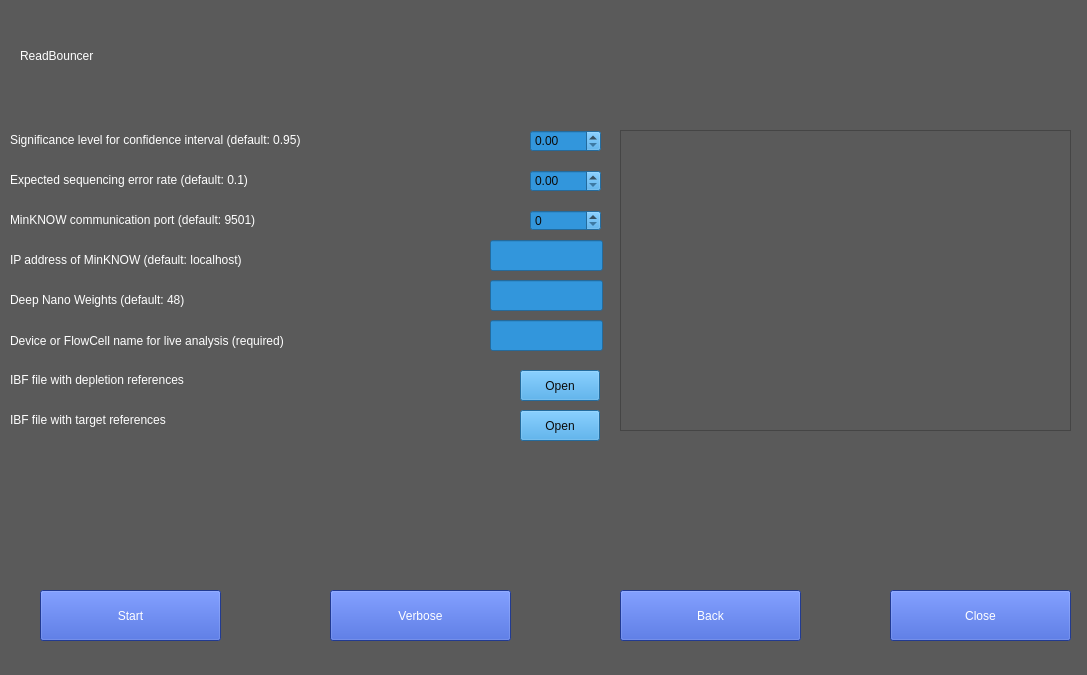
<?xml version="1.0" encoding="UTF-8"?>
<ui version="4.0">
 <class>live_deplete_mainwindow</class>
 <widget class="QDialog" name="live_deplete_mainwindow">
  <property name="geometry">
   <rect>
    <x>0</x>
    <y>0</y>
    <width>1087</width>
    <height>675</height>
   </rect>
  </property>
  <property name="maximumSize">
   <size>
    <width>1087</width>
    <height>675</height>
   </size>
  </property>
  <property name="windowTitle">
   <string>Live Classification and Rejection </string>
  </property>
  <property name="styleSheet">
   <string notr="true">background-color: rgb(90, 90, 90);</string>
  </property>
  <widget class="QPushButton" name="pushButton">
   <property name="geometry">
    <rect>
     <x>1160</x>
     <y>640</y>
     <width>151</width>
     <height>31</height>
    </rect>
   </property>
   <property name="styleSheet">
    <string notr="true">background-color: rgb(46, 81, 204);
color: rgb(255, 255, 255);
font: 75 10pt &quot;MS Shell Dlg 2&quot;;
border-color: rgb(170, 255, 0);</string>
   </property>
   <property name="text">
    <string>Close</string>
   </property>
  </widget>
  <widget class="QPushButton" name="pushButton_8">
   <property name="geometry">
    <rect>
     <x>520</x>
     <y>410</y>
     <width>80</width>
     <height>31</height>
    </rect>
   </property>
   <property name="styleSheet">
    <string notr="true">color: rgb(11, 11, 11);
background-color: rgb(50, 150, 220);
font: 75 10pt &quot;MS Shell Dlg 2&quot;;</string>
   </property>
   <property name="text">
    <string>Open</string>
   </property>
  </widget>
  <widget class="QDoubleSpinBox" name="doubleSpinBox_2">
   <property name="geometry">
    <rect>
     <x>530</x>
     <y>170</y>
     <width>71</width>
     <height>22</height>
    </rect>
   </property>
   <property name="styleSheet">
    <string notr="true">color: rgb(11, 11, 11);
background-color: rgb(50, 150, 220);</string>
   </property>
  </widget>
  <widget class="QSpinBox" name="spinBox_3">
   <property name="geometry">
    <rect>
     <x>530</x>
     <y>210</y>
     <width>71</width>
     <height>21</height>
    </rect>
   </property>
   <property name="styleSheet">
    <string notr="true">color: rgb(11, 11, 11);
background-color: rgb(50, 150, 220);</string>
   </property>
   <property name="maximum">
    <number>100000000</number>
   </property>
  </widget>
  <widget class="QLabel" name="label_3">
   <property name="geometry">
    <rect>
     <x>10</x>
     <y>130</y>
     <width>511</width>
     <height>20</height>
    </rect>
   </property>
   <property name="styleSheet">
    <string notr="true">color: rgb(255, 255, 255);
font: 75 10pt &quot;MS Shell Dlg 2&quot;;</string>
   </property>
   <property name="text">
    <string>Significance level for confidence interval (default: 0.95)</string>
   </property>
  </widget>
  <widget class="QPushButton" name="pushButton_7">
   <property name="geometry">
    <rect>
     <x>330</x>
     <y>590</y>
     <width>181</width>
     <height>51</height>
    </rect>
   </property>
   <property name="styleSheet">
    <string notr="true">background-color: rgb(46, 81, 204);
color: rgb(255, 255, 255);
font: 75 10pt &quot;MS Shell Dlg 2&quot;;
border-color: rgb(170, 255, 0);</string>
   </property>
   <property name="text">
    <string>Verbose</string>
   </property>
  </widget>
  <widget class="QPushButton" name="pushButton_3">
   <property name="geometry">
    <rect>
     <x>890</x>
     <y>590</y>
     <width>181</width>
     <height>51</height>
    </rect>
   </property>
   <property name="styleSheet">
    <string notr="true">background-color: rgb(46, 81, 204);
color: rgb(255, 255, 255);
font: 75 10pt &quot;MS Shell Dlg 2&quot;;
border-color: rgb(170, 255, 0);</string>
   </property>
   <property name="text">
    <string>Close</string>
   </property>
  </widget>
  <widget class="QLabel" name="label_4">
   <property name="geometry">
    <rect>
     <x>10</x>
     <y>170</y>
     <width>461</width>
     <height>20</height>
    </rect>
   </property>
   <property name="styleSheet">
    <string notr="true">color: rgb(255, 255, 255);
font: 75 10pt &quot;MS Shell Dlg 2&quot;;</string>
   </property>
   <property name="text">
    <string>Expected sequencing error rate (default: 0.1)</string>
   </property>
  </widget>
  <widget class="QLabel" name="label_9">
   <property name="geometry">
    <rect>
     <x>10</x>
     <y>410</y>
     <width>461</width>
     <height>20</height>
    </rect>
   </property>
   <property name="styleSheet">
    <string notr="true">color: rgb(255, 255, 255);
font: 75 10pt &quot;MS Shell Dlg 2&quot;;</string>
   </property>
   <property name="text">
    <string>IBF file with target references</string>
   </property>
  </widget>
  <widget class="QDoubleSpinBox" name="doubleSpinBox">
   <property name="geometry">
    <rect>
     <x>530</x>
     <y>130</y>
     <width>71</width>
     <height>22</height>
    </rect>
   </property>
   <property name="styleSheet">
    <string notr="true">color: rgb(11, 11, 11);
background-color: rgb(50, 150, 220);</string>
   </property>
  </widget>
  <widget class="QPushButton" name="pushButton_4">
   <property name="geometry">
    <rect>
     <x>40</x>
     <y>590</y>
     <width>181</width>
     <height>51</height>
    </rect>
   </property>
   <property name="styleSheet">
    <string notr="true">background-color: rgb(46, 81, 204);
color: rgb(255, 255, 255);
font: 75 10pt &quot;MS Shell Dlg 2&quot;;
border-color: rgb(170, 255, 0);</string>
   </property>
   <property name="text">
    <string>Start</string>
   </property>
  </widget>
  <widget class="QPushButton" name="pushButton_5">
   <property name="geometry">
    <rect>
     <x>520</x>
     <y>370</y>
     <width>80</width>
     <height>31</height>
    </rect>
   </property>
   <property name="styleSheet">
    <string notr="true">color: rgb(11, 11, 11);
background-color: rgb(50, 150, 220);
font: 75 10pt &quot;MS Shell Dlg 2&quot;;</string>
   </property>
   <property name="text">
    <string>Open</string>
   </property>
  </widget>
  <widget class="QLabel" name="label_5">
   <property name="geometry">
    <rect>
     <x>10</x>
     <y>210</y>
     <width>461</width>
     <height>20</height>
    </rect>
   </property>
   <property name="styleSheet">
    <string notr="true">color: rgb(255, 255, 255);
font: 75 10pt &quot;MS Shell Dlg 2&quot;;</string>
   </property>
   <property name="text">
    <string>MinKNOW communication port (default: 9501)</string>
   </property>
  </widget>
  <widget class="QLabel" name="label_8">
   <property name="geometry">
    <rect>
     <x>10</x>
     <y>370</y>
     <width>461</width>
     <height>20</height>
    </rect>
   </property>
   <property name="styleSheet">
    <string notr="true">color: rgb(255, 255, 255);
font: 75 10pt &quot;MS Shell Dlg 2&quot;;</string>
   </property>
   <property name="text">
    <string>IBF file with depletion references</string>
   </property>
  </widget>
  <widget class="QTextEdit" name="text1">
   <property name="geometry">
    <rect>
     <x>620</x>
     <y>130</y>
     <width>451</width>
     <height>301</height>
    </rect>
   </property>
   <property name="styleSheet">
    <string notr="true">color: rgb(255, 255, 255);
font: 75 10pt &quot;MS Shell Dlg 2&quot;;</string>
   </property>
   <property name="html">
    <string>&lt;!DOCTYPE HTML PUBLIC &quot;-//W3C//DTD HTML 4.0//EN&quot; &quot;http://www.w3.org/TR/REC-html40/strict.dtd&quot;&gt;
&lt;html&gt;&lt;head&gt;&lt;meta name=&quot;qrichtext&quot; content=&quot;1&quot; /&gt;&lt;style type=&quot;text/css&quot;&gt;
p, li { white-space: pre-wrap; }
&lt;/style&gt;&lt;/head&gt;&lt;body style=&quot; font-family:'MS Shell Dlg 2'; font-size:10pt; font-weight:72; font-style:normal;&quot;&gt;
&lt;p style=&quot;-qt-paragraph-type:empty; margin-top:0px; margin-bottom:0px; margin-left:0px; margin-right:0px; -qt-block-indent:0; text-indent:0px;&quot;&gt;&lt;br /&gt;&lt;/p&gt;&lt;/body&gt;&lt;/html&gt;</string>
   </property>
  </widget>
  <widget class="QLabel" name="label_12">
   <property name="geometry">
    <rect>
     <x>10</x>
     <y>290</y>
     <width>481</width>
     <height>20</height>
    </rect>
   </property>
   <property name="styleSheet">
    <string notr="true">color: rgb(255, 255, 255);
font: 75 10pt &quot;MS Shell Dlg 2&quot;;</string>
   </property>
   <property name="text">
    <string>Deep Nano Weights (default: 48)</string>
   </property>
  </widget>
  <widget class="QLineEdit" name="lineEdit">
   <property name="geometry">
    <rect>
     <x>490</x>
     <y>280</y>
     <width>113</width>
     <height>31</height>
    </rect>
   </property>
   <property name="styleSheet">
    <string notr="true">color: rgb(11, 11, 11);
background-color: rgb(50, 150, 220);
font: 75 10pt &quot;MS Shell Dlg 2&quot;;</string>
   </property>
   <property name="text">
    <string/>
   </property>
  </widget>
  <widget class="QLabel" name="label_13">
   <property name="geometry">
    <rect>
     <x>10</x>
     <y>330</y>
     <width>461</width>
     <height>21</height>
    </rect>
   </property>
   <property name="styleSheet">
    <string notr="true">color: rgb(255, 255, 255);
font: 75 10pt &quot;MS Shell Dlg 2&quot;;</string>
   </property>
   <property name="text">
    <string>Device or FlowCell name for live analysis (required)</string>
   </property>
  </widget>
  <widget class="QLineEdit" name="lineEdit_2">
   <property name="geometry">
    <rect>
     <x>490</x>
     <y>320</y>
     <width>113</width>
     <height>31</height>
    </rect>
   </property>
   <property name="styleSheet">
    <string notr="true">color: rgb(11, 11, 11);
background-color: rgb(50, 150, 220);
font: 75 10pt &quot;MS Shell Dlg 2&quot;;</string>
   </property>
   <property name="text">
    <string/>
   </property>
  </widget>
  <widget class="QLabel" name="label_14">
   <property name="geometry">
    <rect>
     <x>10</x>
     <y>250</y>
     <width>461</width>
     <height>20</height>
    </rect>
   </property>
   <property name="styleSheet">
    <string notr="true">color: rgb(255, 255, 255);
font: 75 10pt &quot;MS Shell Dlg 2&quot;;</string>
   </property>
   <property name="text">
    <string>IP address of MinKNOW (default: localhost)</string>
   </property>
  </widget>
  <widget class="QLineEdit" name="lineEdit_3">
   <property name="geometry">
    <rect>
     <x>490</x>
     <y>240</y>
     <width>113</width>
     <height>31</height>
    </rect>
   </property>
   <property name="styleSheet">
    <string notr="true">color: rgb(11, 11, 11);
background-color: rgb(50, 150, 220);
font: 75 10pt &quot;MS Shell Dlg 2&quot;;</string>
   </property>
   <property name="text">
    <string/>
   </property>
  </widget>
  <widget class="QLabel" name="label_6">
   <property name="geometry">
    <rect>
     <x>20</x>
     <y>30</y>
     <width>191</width>
     <height>51</height>
    </rect>
   </property>
   <property name="styleSheet">
    <string notr="true">color: rgb(255, 255, 255);
font: 75 10pt &quot;MS Shell Dlg 2&quot;;
font: 15pt &quot;Segoe UI Symbol&quot;;</string>
   </property>
   <property name="text">
    <string>ReadBouncer</string>
   </property>
  </widget>
  <widget class="QPushButton" name="pushButton_6">
   <property name="geometry">
    <rect>
     <x>620</x>
     <y>590</y>
     <width>181</width>
     <height>51</height>
    </rect>
   </property>
   <property name="styleSheet">
    <string notr="true">background-color: rgb(46, 81, 204);
color: rgb(255, 255, 255);
font: 75 10pt &quot;MS Shell Dlg 2&quot;;
border-color: rgb(170, 255, 0);</string>
   </property>
   <property name="text">
    <string>Back</string>
   </property>
  </widget>
 </widget>
 <resources/>
 <connections/>
</ui>
